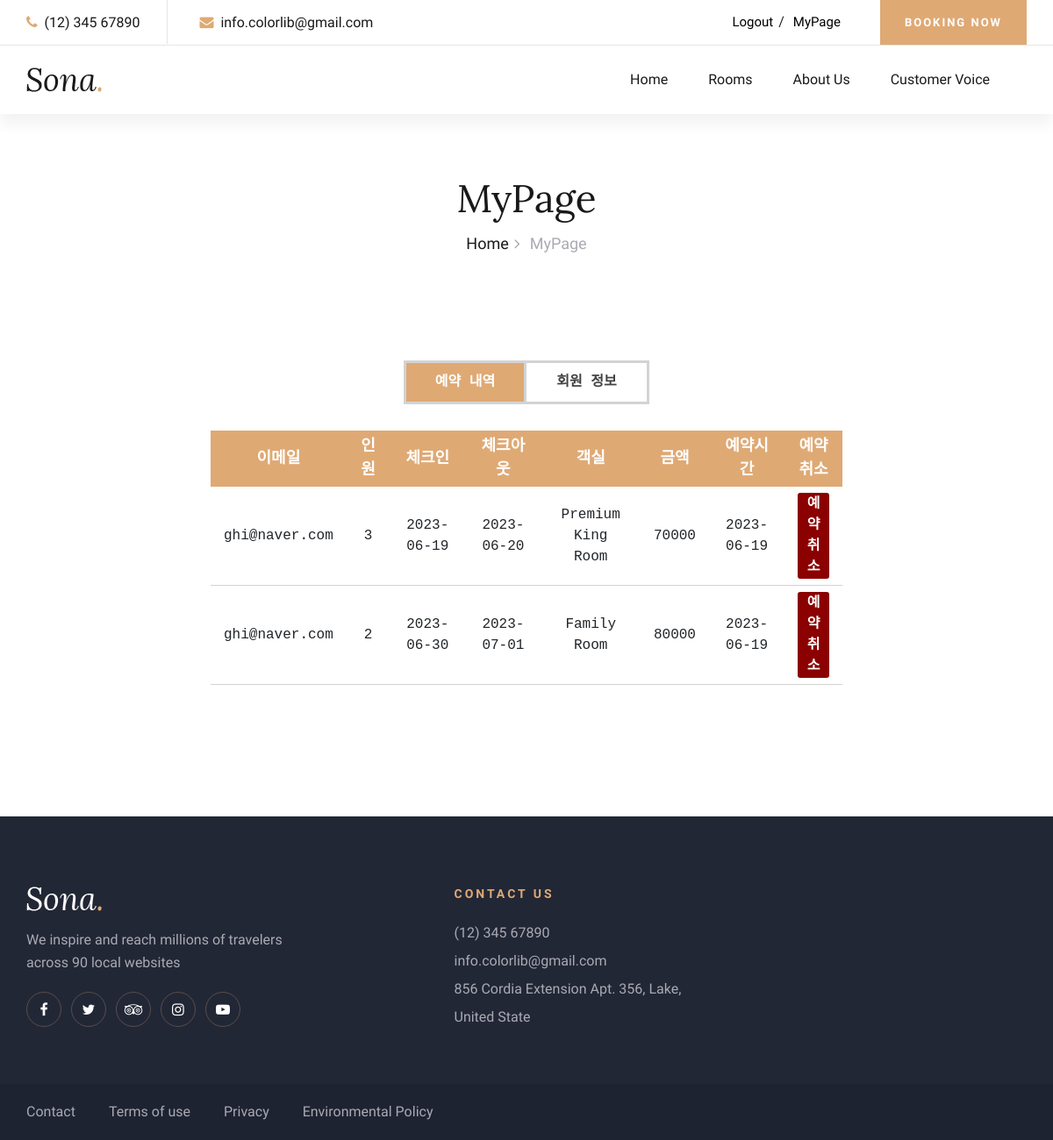
Page /mypage/mypage-1/ (signed in) on the committed database.
### booking/models.py (models this page shows, shortened)
class Reservation(models.Model):
    user = models.ForeignKey(User, on_delete=models.CASCADE)
    room = models.ForeignKey(Room, on_delete=models.CASCADE)
    check_in = models.DateField()
    check_out = models.DateField()
    guest_count = models.IntegerField()
    card_number = models.CharField(max_length=16)
    expiry_date = models.CharField(max_length=5)
    guest_name = models.CharField(max_length=100)
    created_at = models.DateTimeField(auto_now_add=True)
    total_price=models.IntegerField()

class Room(models.Model):
    name = models.CharField(max_length=100)
    image = models.ImageField(upload_to='UploadAdminImages/') # 관리자 페이지에서 업로드 가능
    price = models.PositiveIntegerField()
    size = models.PositiveIntegerField()
    capacity = models.PositiveIntegerField()
    def __str__(self):
        return self.name

### mypage/views.py (the view)
# urls.py: path('mypage-1/', mypage_1, name='mypage_1'),
@login_required
def mypage_1(request):
    reservations = Reservation.objects.filter(user=request.user)
    return render(request, 'mypage-1.html', {'reservations': reservations})

### mypage/templates/mypage-1.html (shortened to what this page needs)
{% load static %}
<!DOCTYPE html>
<html lang="zxx">
  <head>
    <link
      rel="stylesheet"
      href="../../static/css/bootstrap.min.css"
      type="text/css"
    />
    <link
      rel="stylesheet"
      href="../../static/css/font-awesome.min.css"
      type="text/css"
    />
    <link
      rel="stylesheet"
      href="../../static/css/elegant-icons.css"
      type="text/css"
    />
    <link
      rel="stylesheet"
      href="../../static/css/flaticon.css"
      type="text/css"
    />
    <link
      rel="stylesheet"
      href="../../static/css/owl.carousel.min.css"
      type="text/css"
    />
    <link
      rel="stylesheet"
      href="../../static/css/nice-select.css"
      type="text/css"
    />
    <link
      rel="stylesheet"
      href="../../static/css/jquery-ui.min.css"
      type="text/css"
    />
    <link
      rel="stylesheet"
      href="../../static/css/magnific-popup.css"
      type="text/css"
    />
    <link
      rel="stylesheet"
      href="../../static/css/slicknav.min.css"
      type="text/css"
    />
    <link rel="stylesheet" href="../../static/css/style.css" type="text/css" />
  </head>
  <body>
    <header class="header-section header-normal">
      <div class="top-nav">
        <div class="container">
          <div class="row">
            <div class="col-lg-6">
              <ul class="tn-left">
                <li><i class="fa fa-phone"></i> (12) 345 67890</li>
                <li><i class="fa fa-envelope"></i> info.colorlib@gmail.com</li>
              </ul>
            </div>
            <div class="col-lg-6">
              <div class="tn-right">
                <div class="top-social">
                  {% if user.is_authenticated %}
                  <form
                    action="{% url 'accounts:logout' %}"
                    method="POST"
                    style="margin: 0px; float: left"
                  >
                    <button
                      class="log"
                      type="submit"
                      style="
                        border: 0px;
                        background-color: white;
                        font-size: 15px;
                      "
                    >
                      Logout
                    </button>
                  </form>
                  {% endif %} /
                  <button
                    class="myPage"
                    type="button"
                    onclick="location.href='{% url 'mypage:mypage_1' %}'"
                    style="
                      border: 0px;
                      background-color: white;
                      font-size: 15px;
                    "
                  >
                    MyPage
                  </button>
                </div>
                <a href="{% url 'booking:booking' %}" class="bk-btn"
                  >Booking Now</a
                >
              </div>
            </div>
          </div>
        </div>
      </div>
      <div class="menu-item">
        <div class="container">
          <div class="row">
            <div class="col-lg-2">
              <div class="logo">
                <a href="{% url 'booking:index' %}">
                  <img src="../../static/img/logo.png" alt="" />
                </a>
              </div>
            </div>
            <div class="col-lg-10">
              <div class="nav-menu">
                <nav class="mainmenu">
                  <ul>
                    <li><a href="{% url 'booking:index' %}">Home</a></li>
                    <li><a href="{% url 'booking:rooms' %}">Rooms</a></li>
                    <li><a href="{% url 'booking:about_us' %}">About Us</a></li>
                    <li>
                      <a href="{% url 'inquiries:customer_voice' %}"
                        >Customer Voice</a
                      >
                    </li>
                  </ul>
                </nav>
              </div>
            </div>
          </div>
        </div>
      </div>
    </header>
    <div class="breadcrumb-section">
      <div class="container">
        <div class="row">
          <div class="col-lg-12">
            <div class="breadcrumb-text">
              <h2>MyPage</h2>
              <div class="bt-option">
                <a href="{% url 'booking:index' %}">Home</a>
                <span>MyPage</span>
              </div>
            </div>
          </div>
        </div>
      </div>
    </div>
    <div class="mypage" style="font-family: 'Courier New', Courier, monospace">
      <div class="menu">
        <div class="mypagemenu">
          <ul>
            <li style="background-color: #dfa974; color: white">
              <a href="{% url 'mypage:mypage_1' %}">예약 내역</a>
            </li>
            <li style="color: #424242">
              <a href="{% url 'mypage:mypage_2' %}">회원 정보</a>
            </li>
          </ul>
        </div>
      </div>
      {% if reservations %}
      <table>
        <thead>
          <tr>
            <th>이메일</th>
            <th>인원</th>
            <th>체크인</th>
            <th>체크아웃</th>
            <th>객실</th>
            <th>금액</th>
            <th>예약시간</th>
            <th>예약 취소</th>
          </tr>
        </thead>
        <tbody>
          {% for reservation in reservations %}
          <tr>
            <td>{{ reservation.user }}</td>
            <td>{{ reservation.guest_count }}</td>
            <td>{{ reservation.check_in|date:"Y-m-d" }}</td>
            <td>{{ reservation.check_out|date:"Y-m-d" }}</td>
            <td>{{ reservation.room }}</td>
            <td>{{ reservation.total_price }}</td>
            <td>{{ reservation.created_at|date:"Y-m-d" }}</td>
            <td>
              <form
                action="{% url 'booking:reservation_delete' reservation.pk %}"
                method="post"
              >
                <button type="submit" class="delete_btn">예약 취소</button>
              </form>
            </td>
          </tr>
          {% endfor %}
        </tbody>
      </table>
      {% else %}
      <p style="text-align: center; margin-top: px">예약 내역이 없습니다.</p>
      {% endif %}
    </div>
    <footer class="footer-section">
      <div class="container">
        <div class="footer-text">
          <div class="row">
            <div class="col-lg-4">
              <div class="ft-about">
                <div class="logo">
                  <a href="#">
                    <img src="../../static/img/footer-logo.png" alt="" />
                  </a>
                </div>
                <p>
                  We inspire and reach millions of travelers<br />
                  across 90 local websites
                </p>
                <div class="fa-social">
                  <a href="#"><i class="fa fa-facebook"></i></a>
                  <a href="#"><i class="fa fa-twitter"></i></a>
                  <a href="#"><i class="fa fa-tripadvisor"></i></a>
                  <a href="#"><i class="fa fa-instagram"></i></a>
                  <a href="#"><i class="fa fa-youtube-play"></i></a>
                </div>
              </div>
            </div>
            <div class="col-lg-3 offset-lg-1">
              <div class="ft-contact">
                <h6>Contact Us</h6>
                <ul>
                  <li>(12) 345 67890</li>
                  <li>info.colorlib@gmail.com</li>
                  <li>856 Cordia Extension Apt. 356, Lake, United State</li>
                </ul>
              </div>
            </div>
          </div>
        </div>
      </div>
      <div class="copyright-option">
        <div class="container">
          <div class="row">
            <div class="col-lg-7">
              <ul>
                <li><a href="#">Contact</a></li>
                <li><a href="#">Terms of use</a></li>
                <li><a href="#">Privacy</a></li>
                <li><a href="#">Environmental Policy</a></li>
              </ul>
            </div>
          </div>
        </div>
      </div>
    </footer>
  </body>
</html>

### accounts/static/css/style.css (style rules this page uses)
html, body { height: 100%; font-family: "Cabin", sans-serif; -webkit-font-smoothing: antialiased; font-smoothing: antialiased; }
h1, h2, h3, h4, h5, h6 { margin: 0; color: #111111; font-weight: 400; font-family: "Lora", serif; }
h2 { font-size: 36px; }
h6 { font-size: 16px; }
p { font-size: 16px; font-family: "Cabin", sans-serif; color: #6b6b6b; font-weight: 400; line-height: 26px; margin: 0 0 15px 0; }
img { max-width: 100%; }
ul, ol { padding: 0; margin: 0; }
.header-section.header-normal .menu-item { -webkit-box-shadow: 0px 12px 15px rgba(36, 11, 12, 0.05); box-shadow: 0px 12px 15px rgba(36, 11, 12, 0.05); }
.top-nav { border-bottom: 1px solid #e5e5e5; }
.top-nav .tn-left li { list-style: none; display: inline-block; font-size: 16px; color: #19191a; font-weight: 500; padding: 14px 0 12px; margin-right: 64px; position: relative; }
.top-nav .tn-left li:after { position: absolute; right: -32px; top: 0; width: 1px; height: 100%; background: #e5e5e5; content: ""; }
.top-nav .tn-left li:last-child { margin-right: 0; }
.top-nav .tn-left li:last-child:after { display: none; }
.top-nav .tn-left li i { color: #dfa974; margin-right: 4px; }
.top-nav .tn-right { text-align: right; }
.top-nav .tn-right .top-social { display: inline-block; margin-right: 35px; padding: 13px 0; }
.top-nav .tn-right .bk-btn { display: inline-block; font-size: 13px; font-weight: 700; padding: 16px 28px 15px; background: #dfa974; color: #ffffff; text-transform: uppercase; letter-spacing: 2px; }
.menu-item { position: relative; z-index: 9; }
.menu-item .logo { padding: 25px 0; }
.menu-item .logo a { display: inline-block; }
.menu-item .nav-menu { text-align: right; }
.menu-item .nav-menu .mainmenu { display: inline-block; }
.menu-item .nav-menu .mainmenu li { list-style: none; display: inline-block; position: relative; z-index: 1; }
.menu-item .nav-menu .mainmenu li a { font-size: 16px; color: #19191a; margin-right: 42px; font-weight: 500; display: inline-block; padding: 27px 0; position: relative; -webkit-transition: all 0.3s; -o-transition: all 0.3s; transition: all 0.3s; }
.menu-item .nav-menu .mainmenu li a:after { position: absolute; left: 0; top: 52px; width: 100%; height: 2px; background: #dfa974; content: ""; opacity: 0; -webkit-transition: all 0.3s; -o-transition: all 0.3s; transition: all 0.3s; }
.footer-section { margin-top: 150px; background: #222736; }
.footer-section .footer-text { padding: 80px 0 30px; }
.footer-section .footer-text .ft-about { margin-bottom: 30px; }
.footer-section .footer-text .ft-about .logo { margin-bottom: 20px; }
.footer-section .footer-text .ft-about .logo a { display: inline-block; }
.footer-section .footer-text .ft-about p { color: #aaaab3; margin-bottom: 20px; }
.footer-section .footer-text .ft-about .fa-social a { display: inline-block; height: 40px; width: 40px; font-size: 16px; line-height: 40px; text-align: center; color: #ffffff; border: 1px solid #5a4d48; border-radius: 50%; -webkit-transition: all 0.3s; -o-transition: all 0.3s; transition: all 0.3s; margin-right: 7px; }
.footer-section .footer-text .ft-contact { margin-bottom: 30px; }
.footer-section .footer-text .ft-contact h6 { font-size: 14px; color: #dfa974; text-transform: uppercase; font-weight: 700; letter-spacing: 3px; font-family: "Cabin", sans-serif; margin-bottom: 20px; }
.footer-section .footer-text .ft-contact ul li { font-size: 16px; color: #aaaab3; line-height: 32px; list-style: none; }
.footer-section .copyright-option { background: rgba(16, 20, 31, 0.2); padding: 20px 0; }
.footer-section .copyright-option ul li { list-style: none; display: inline-block; margin-right: 34px; }
.footer-section .copyright-option ul li:last-child { margin-right: 0; }
.footer-section .copyright-option ul li a { font-size: 16px; color: #aaaab3; }
.breadcrumb-section { padding-top: 70px; padding-bottom: 80px; }
.breadcrumb-text { text-align: center; }
.breadcrumb-text h2 { font-size: 44px; color: #19191a; margin-bottom: 12px; }
.breadcrumb-text .bt-option a { display: inline-block; font-size: 18px; color: #19191a; margin-right: 20px; position: relative; font-weight: 500; }
.breadcrumb-text .bt-option a:after { position: absolute; right: -13px; top: 1px; content: ""; font-size: 18px; font-family: "FontAwesome"; color: #aaaab3; }
.breadcrumb-text .bt-option span { display: inline-block; font-size: 18px; color: #aaaab3; }
@media only screen and (min-width: 1200px) { .container { max-width: 1170px; } }

### rows in the picture
Reservation: user "ghi@naver.com", guest_count "3", check_in "2023-06-19", check_out "2023-06-20", room "Premium King Room", total_price "70000", created_at "2023-06-19"
Reservation: user "ghi@naver.com", guest_count "2", check_in "2023-06-30", check_out "2023-07-01", room "Family Room", total_price "80000", created_at "2023-06-19"
